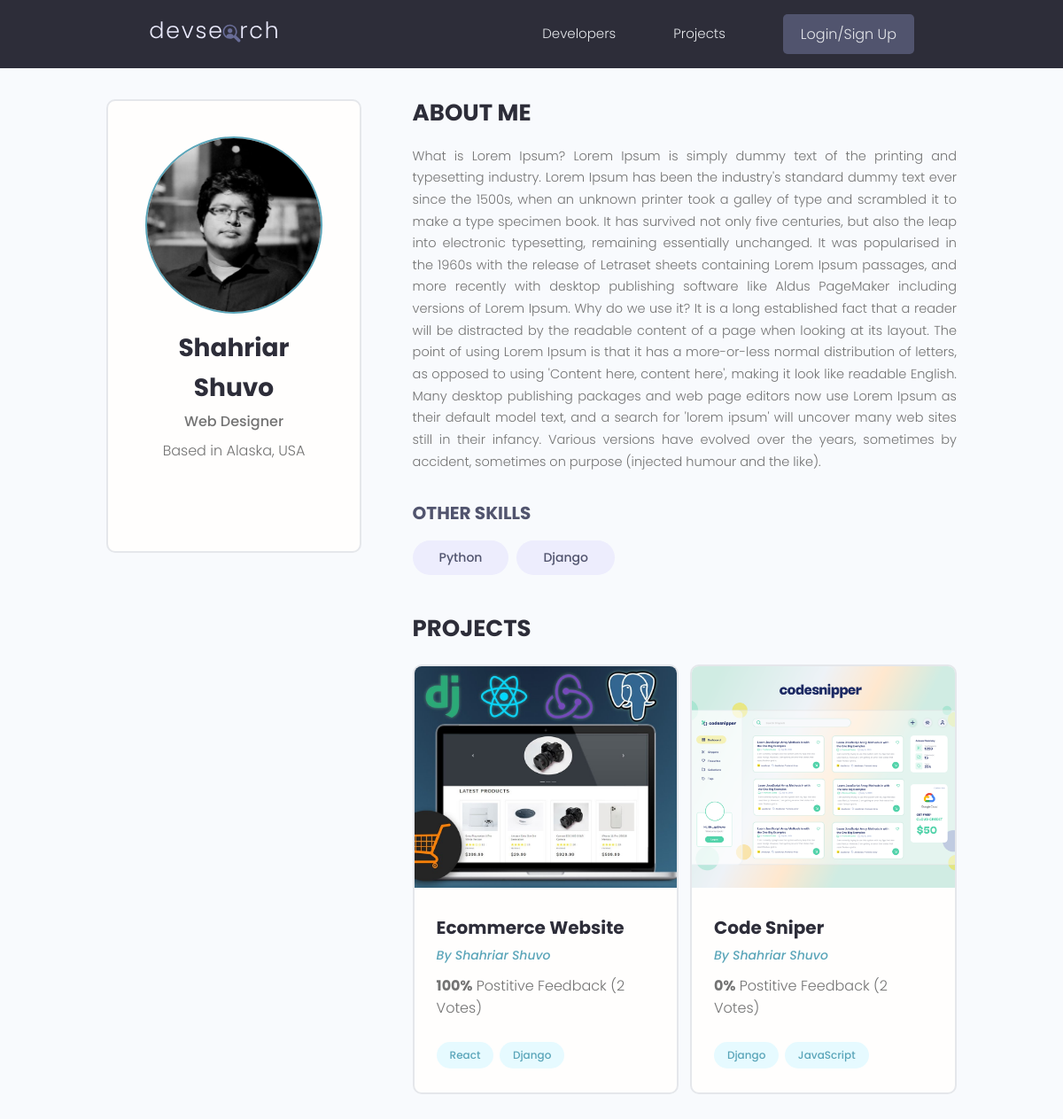
/profile/b8ca071c-c694-4010-a85d-4aa89cfddf22/, run on the app's committed database.
### users/models.py (models this page shows, shortened)
class Profile(models.Model):
    user = models.OneToOneField(User, on_delete=models.CASCADE, null=True, blank=True) #Every single user in database will have a Profile and every profile will have one User./Cascade:We delete Profile anytime User gets deleted.
    name = models.CharField(max_length=200, blank=True, null=True)
    email = models.EmailField(max_length=500, blank=True, null=True)
    username = models.CharField(max_length=200, blank=True, null=True)
    location = models.CharField(max_length=200, blank=True, null=True)
    short_intro = models.CharField(max_length=200, blank=True, null=True)
    bio = models.TextField(blank=True, null=True)
    profile_image = models.ImageField(null=True, blank=True, upload_to='profiles/', default="profiles/user-default.png") #Django normalde bu fotoğrafları static dosyasına upload eder ancak ben onun içinde profiles diye bir folder oluşturdum şimdi oraya upload edicek.
    social_github = models.CharField(max_length=200, blank=True, null=True)
    social_twitter = models.CharField(max_length=200, blank=True, null=True)
    social_linkedin = models.CharField(max_length=200, blank=True, null=True)
    social_youtube = models.CharField(max_length=200, blank=True, null=True)
    social_website = models.CharField(max_length=200, blank=True, null=True)
    created = models.DateTimeField(auto_now_add=True) #We want to know when this profile is created.
    id = models.UUIDField(default=uuid.uuid4, unique=True,primary_key=True, editable=False) #Also set a unique ID.
    class Meta:
        ordering = ['created']
    @property
    def imageURL(self):
        try:
            url = self.profile_image.url
        except:
            url = ''
        return url

class Skill(models.Model):
    owner = models.ForeignKey(Profile, on_delete=models.CASCADE, null=True, blank=True) #ForeignKey parent-child relationship Profile is the parent./Whenever profile is deleted go ahead and delete all the skills.
    name = models.CharField(max_length=200, blank=True, null=True)
    description = models.TextField(null=True, blank=True)
    created = models.DateTimeField(auto_now_add=True)
    id = models.UUIDField(default=uuid.uuid4, unique=True,primary_key=True, editable=False)
    def __str__(self):
        return str(self.name)

### projects/models.py (models this page shows, shortened)
class Project(models.Model):
    owner = models.ForeignKey(Profile, null=True, blank=True, on_delete=models.CASCADE) #Many-to-One Project can have one owner but we have multiple projects./If the user gets deleted don't delete the project./Profile Parent
    title = models.CharField(max_length=200)
    description = models.TextField(null=True, blank=True)
    featured_image = models.ImageField(
    null=True, blank=True, default="default.jpg") #Every model that we dont have image to is going to have this default.jpg picture.
    demo_link = models.CharField(max_length=2000, null=True, blank=True)
    source_link = models.CharField(max_length=2000, null=True, blank=True)
    tags = models.ManyToManyField('Tag', blank=True)
    vote_total = models.IntegerField(default=0, null=True, blank=True)
    vote_ratio = models.IntegerField(default=0, null=True, blank=True)
    created = models.DateTimeField(auto_now_add=True) #We want to know when this profile is created.
    id = models.UUIDField(default=uuid.uuid4, unique=True, #Also set a unique ID.
                          primary_key=True, editable=False)
    class Meta:
        ordering = ['-vote_ratio', '-vote_total', 'title'] #Vote Ratio'larına göre sırala eğer vote_ratio in başına - koyarsan descending to ascendinge çevirir.
    @property
    def imageURL(self):
        try:
            url = self.featured_image.url
        except:
            url = ''
        return url

class Tag(models.Model):
    name = models.CharField(max_length=200)
    created = models.DateTimeField(auto_now_add=True)
    id = models.UUIDField(default=uuid.uuid4, unique=True,
                          primary_key=True, editable=False)
    def __str__(self):
        return self.name

### users/views.py (the view)
# urls.py: path('profile/<str:pk>/', views.userProfile, name="user-profile"), #URL 2 value require ediyor, bu 2 değeri HTML dosyasında A-Tag içine pass in ediyorum.
def userProfile(request, pk): #Typically you would pass in PK to get profile.
    profile = Profile.objects.get(id=pk) #A-Tag içine pass ettiğim değerlerden bir tanesi ID onuda burda PK ile eşitledim.Gerekli projeye erişebilmek adına.
    topSkills = profile.skill_set.exclude(description__exact="") #Tanımı olmayanları çıkart tanımlıları tut.
    otherSkills = profile.skill_set.filter(description="") #Tanımlıları çıkart tanımsızları tut.
    context = {'profile': profile, 'topSkills': topSkills,
               "otherSkills": otherSkills}
    return render(request, 'users/user-profile.html', context)

### users/templates/users/user-profile.html (shortened to what this page needs)
{% extends 'main.html' %}
{% block content %}
<main class="profile my-md">
    <div class="container">
        <div class="layout">
            <div class="column column--1of3">
                <div class="card text-center">
                    <div class="card__body dev">
                        <img class="avatar avatar--xl" src="{{ profile.imageURL }}" />
                        <h2 class="dev__name">{{profile.name}}</h2>
                        <p class="dev__title">{{profile.short_intro}}</p>
                        <p class="dev__location">Based in {{profile.location}}</p>
                        </div>
                </div>
            </div>
            <div class="column column--2of3">
                <div class="devInfo">
                    <h3 class="devInfo__title">About Me</h3>
                    <p class="devInfo__about">{{profile.bio}}</p>
                </div>
                <div class="devInfo">
                    <div class="devInfo__skills">
                        <h3 class="devInfo__subtitle">Other Skills</h3>
                        <div class="devInfo__otherSkills">
                            {% for skill in otherSkills %}
                            <span class="tag tag--pill tag--sub tag--lg">
                                <small>{{skill}}</small>
                            </span>
                            {% endfor %}
                        </div>
                    </div>
                </div>
                <div class="devInfo">
                    <h3 class="devInfo__title">Projects</h3>
                    <div class="grid grid--two">
                        {% for project in profile.project_set.all %}
                        <div class="column">
                            <div class="card project">
                                <a href="{% url 'project' project.id %}" class="project">
                                    <img class="project__thumbnail" src="{{project.imageURL}}"
                                        alt="project thumbnail" />
                                    <div class="card__body">
                                        <h3 class="project__title">{{project.title}}</h3>
                                        <p><a class="project__author"
                                                href="{% url 'user-profile' project.owner.id %}">By
                                                {{project.owner.name}}</a>
                                        </p>
                                        <p class="project--rating">
                                            <span style="font-weight: bold;">{{project.vote_ratio}}%</span> Postitive
                                            Feedback ({{project.vote_total}} Vote{{project.vote_total|pluralize:"s"}})
                                        </p>
                                        <div class="project__tags">
                                            {% for tag in project.tags.all %}
                                            <span class="tag tag--pill tag--main">
                                                <small>{{tag}}</small>
                                            </span>
                                            {% endfor %}
                                        </div>
                                    </div>
                                </a>
                            </div>
                        </div>
                        {% endfor %}
                    </div>
                </div>
            </div>
        </div>
    </div>
</main>
{% endblock content %}

### static/styles/app.css (style rules this page uses)
:root { --color-sub: #2d2d39; }
.card { border: 2px solid var(--color-light); }
img { width: 100%; }
.profile .card > .dev { padding: 4rem; }
.dev__name { color: var(--color-sub); font-size: 2.8rem; font-weight: 700; margin-top: 1rem; margin-bottom: 0.5rem; }
.dev__title { font-size: 1.6rem; font-weight: 500; line-height: 1.3; }
.dev__location { margin-top: 1rem; }
.devInfo { margin-bottom: 3rem; }
.devInfo__title, .devInfo__subtitle { font-size: 2.6rem; color: var(--color-sub); text-transform: uppercase; font-weight: 700; margin-bottom: 1.5rem; }
.devInfo__subtitle { font-size: 2rem; color: var(--color-sub-light); }
.devInfo__about, .devSkill__info { font-size: 1.45rem; line-height: 1.7; text-align: justify; }
.project__author { font-size: 1.4rem; font-style: italic; }
.project--rating { margin-bottom: 1.6em; margin-top: .5em; }
.project__thumbnail { height: 25rem; object-fit: cover; object-position: top center; }
.project__title { font-size: 2rem; font-weight: 700; color: var(--color-sub); }

### static/uikit/styles/modules/_variables.css (style rules this page uses)
:root { --color-main: #5aa5b9; --color-main-light: #e6faff; --color-sub: #3f4156; --color-sub-light: #51546e; --color-sub-lighter: #ededfd; --color-text: #737373; --color-gray: #8b8b8b; --color-light: #e5e7eb; --color-light-gray: #767676; --color-bg: #f8fafd; --color-white: #fffefd; --color-white-light: #f3f3f3; --color-success: #359e64; --color-success-bg: #def8e8; --color-error: #fc4b0b; --color-error-bg: #fff2ee; --font-base: 'Poppins', arial, helvetica, 'Segoe UI', roboto, ubuntu, sans-serif; --font-monospace: 'Fira Code', 'Courier New', courier, monospace; --font-regular: 300; --font-medium: 500; --font-bold: 700; --generic-shadow: 1px 1px 5px #00000010; --generic-transition: all 0.3s ease-in-out; }

### static/uikit/styles/modules/_base.css (style rules this page uses)
* { margin: 0; padding: 0; box-sizing: border-box; text-rendering: optimizeLegibility; color: inherit; font-size: inherit; }
html { font-size: 50%; }
@media only screen and (min-width: 480px) { html { font-size: 56.25%; } }
@media only screen and (min-width: 1200px) { html { font-size: 62.5%; } }
body { line-height: 1.6; font-weight: 400; font-size: 1.5rem; color: var(--color-text); background-color: var(--color-bg); min-height: 100vh; }

### static/uikit/styles/modules/_typography.css (style rules this page uses)
* { font-family: var(--font-base); }
h2 { font-size: 3.6rem; font-weight: var(--font-bold); }
h3 { font-size: 3.2rem; font-weight: var(--font-medium); }
p, span, strong { font-size: 1.6rem; color: var(--color-text); font-weight: var(--font-regular); }
a { padding-bottom: 2px; text-decoration: none; display: inline-block; color: var(--color-main); font-weight: var(--font-medium); }

### static/uikit/styles/modules/_utilities.css (style rules this page uses)
.container { width: 92%; max-width: 165rem; margin: 0 auto; box-sizing: border-box; }
@media screen and (min-width: 1000px) { .container { width: 90%; } }
@media screen and (min-width: 1200px) { .container { width: 80%; } }
.text-center { text-align: center; }
.my-md { margin: 3rem auto; }

### static/uikit/styles/modules/_avatar.css (style rules this page uses)
.avatar { border-radius: 50%; border: 2px solid var(--color-main); object-fit: cover; }
.avatar--xl { height: 20rem; width: 20rem; }

### static/uikit/styles/modules/_card.css (style rules this page uses)
.card { border-radius: 1rem; background-color: var(--color-white); border: 1.5px solid var(--color-light); width: auto; height: auto; margin-top: 0.5rem; margin-bottom: 0.5rem; overflow: hidden; }
.card__body, .card__header { padding: 2rem 2.5rem; }

### static/uikit/styles/modules/_tag.css (style rules this page uses)
.tag { display: inline-flex; align-items: center; background-color: var(--color-sub); height: -webkit-fit-content; height: -moz-fit-content; height: fit-content; width: -webkit-fit-content; width: -moz-fit-content; width: fit-content; border-radius: 0.5rem; padding: 0.5rem 1.5rem; font-size: 1.2rem; cursor: pointer; }
.tag:not(:last-child) { margin-right: 0.25rem; margin-bottom: 0.75rem; }
.tag > small { color: var(--color-white); }
.tag--pill { border-radius: 5rem; }
.tag--main, .tag--main > small { background: var(--color-main-light); color: var(--color-main); font-weight: 500; }
.tag--sub, .tag--sub > small { background: var(--color-sub-lighter); color: var(--color-sub-light); font-weight: 500; }
.tag--lg { padding: 0.8rem 3rem; font-size: 1.4rem; }
.tag--lg:not(:last-child) { margin-right: 0.5rem; margin-bottom: 1rem; }

### static/uikit/styles/modules/_grid.css (style rules this page uses)
.grid { display: flex; flex-wrap: wrap; justify-content: flex-start; align-items: stretch; }
.grid > .column { min-width: 28rem; margin-bottom: 2.5rem; }
.grid--two > .column { flex-basis: 100%; }
@media screen and (min-width: 800px) { .grid--two { margin-right: -2%; } }
@media screen and (min-width: 800px) { .grid--two > .column { margin-right: 2%; } }
@media screen and (min-width: 800px) { .grid--two > .column { flex-basis: 48%; } }

### data on the page
Profile: imageURL (picture), name "Shahriar Shuvo", short_intro "Web Designer", location "Alaska, USA", bio "What is Lorem Ipsum? Lorem Ipsum is simply dummy text of the printing and typesetting industry. Lorem Ipsum has been the industry's standard dummy text ever since the 1500s, when an unknown printer took a galley of type and scrambled it to make a type specimen book. It has survived not only five centuries, but also the leap into electronic typesetting, remaining essentially unchanged. It was popularised in the 1960s with the release of Letraset sheets containing Lorem Ipsum passages, and more recently with desktop publishing software like Aldus PageMaker including versions of Lorem Ipsum. Why do we use it? It is a long established fact that a reader will be distracted by the readable…"
Skill: name "Python"
Skill: name "Django"
Project: imageURL (picture), title "Ecommerce Website", owner.name "Shahriar Shuvo", vote_ratio "100", vote_total "2"
Tag: name "React"
Tag: name "Django"
Project: imageURL (picture), title "Code Sniper", owner.name "Shahriar Shuvo", vote_ratio "0", vote_total "2"
Tag: name "JavaScript"
